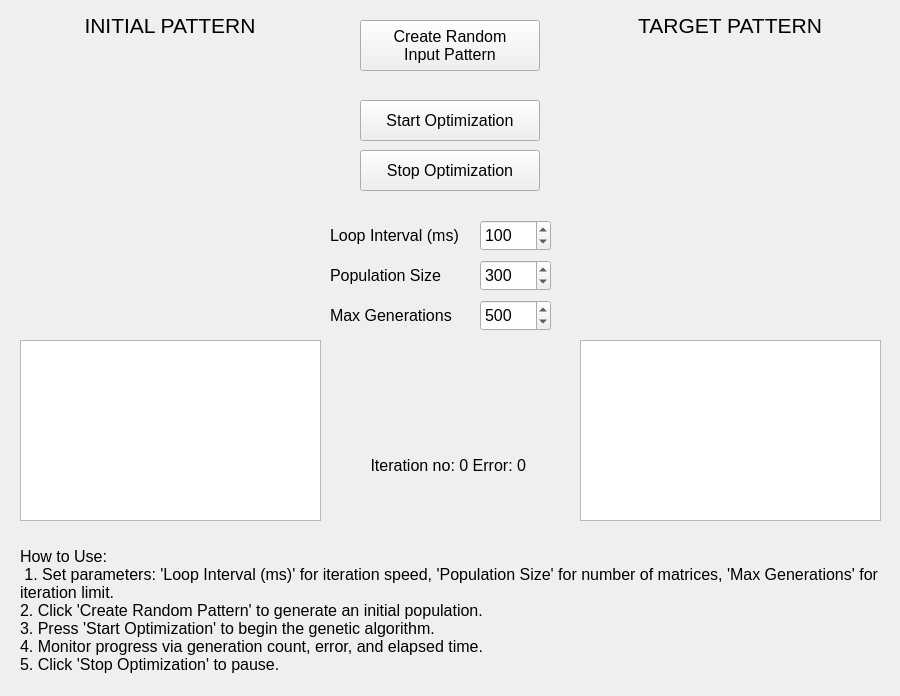
<?xml version="1.0" encoding="UTF-8"?>
<ui version="4.0">
 <class>MainWindow</class>
 <widget class="QMainWindow" name="MainWindow">
  <property name="geometry">
   <rect>
    <x>0</x>
    <y>0</y>
    <width>900</width>
    <height>696</height>
   </rect>
  </property>
  <property name="windowTitle">
   <string>MainWindow</string>
  </property>
  <widget class="QWidget" name="centralwidget">
   <widget class="QWidget" name="widgetRandomPattern" native="true">
    <property name="geometry">
     <rect>
      <x>20</x>
      <y>40</y>
      <width>300</width>
      <height>300</height>
     </rect>
    </property>
   </widget>
   <widget class="QPushButton" name="pushButton_create_random_pattern">
    <property name="geometry">
     <rect>
      <x>360</x>
      <y>20</y>
      <width>180</width>
      <height>51</height>
     </rect>
    </property>
    <property name="font">
     <font>
      <pointsize>12</pointsize>
     </font>
    </property>
    <property name="text">
     <string>Create Random
Input Pattern</string>
    </property>
   </widget>
   <widget class="QWidget" name="widgetFinalPattern" native="true">
    <property name="geometry">
     <rect>
      <x>580</x>
      <y>40</y>
      <width>300</width>
      <height>300</height>
     </rect>
    </property>
   </widget>
   <widget class="QTextEdit" name="textEditMatrix">
    <property name="geometry">
     <rect>
      <x>20</x>
      <y>340</y>
      <width>301</width>
      <height>181</height>
     </rect>
    </property>
    <property name="font">
     <font>
      <pointsize>10</pointsize>
     </font>
    </property>
   </widget>
   <widget class="QTextEdit" name="textEditFinalMatrix">
    <property name="geometry">
     <rect>
      <x>580</x>
      <y>340</y>
      <width>301</width>
      <height>181</height>
     </rect>
    </property>
    <property name="font">
     <font>
      <pointsize>10</pointsize>
     </font>
    </property>
   </widget>
   <widget class="QPushButton" name="pushButton_start_optimization">
    <property name="geometry">
     <rect>
      <x>360</x>
      <y>100</y>
      <width>180</width>
      <height>41</height>
     </rect>
    </property>
    <property name="font">
     <font>
      <pointsize>12</pointsize>
     </font>
    </property>
    <property name="text">
     <string>Start Optimization</string>
    </property>
   </widget>
   <widget class="QSpinBox" name="spinBoxTickInterval">
    <property name="geometry">
     <rect>
      <x>480</x>
      <y>220</y>
      <width>71</width>
      <height>31</height>
     </rect>
    </property>
    <property name="font">
     <font>
      <pointsize>12</pointsize>
     </font>
    </property>
    <property name="maximum">
     <number>1000</number>
    </property>
    <property name="value">
     <number>100</number>
    </property>
   </widget>
   <widget class="QPushButton" name="pushButton_stop_optimization">
    <property name="geometry">
     <rect>
      <x>360</x>
      <y>150</y>
      <width>180</width>
      <height>41</height>
     </rect>
    </property>
    <property name="font">
     <font>
      <pointsize>12</pointsize>
     </font>
    </property>
    <property name="text">
     <string>Stop Optimization</string>
    </property>
   </widget>
   <widget class="QLabel" name="label">
    <property name="geometry">
     <rect>
      <x>330</x>
      <y>220</y>
      <width>150</width>
      <height>31</height>
     </rect>
    </property>
    <property name="font">
     <font>
      <pointsize>12</pointsize>
     </font>
    </property>
    <property name="text">
     <string>Loop Interval (ms)</string>
    </property>
   </widget>
   <widget class="QLabel" name="label_2">
    <property name="geometry">
     <rect>
      <x>330</x>
      <y>260</y>
      <width>150</width>
      <height>31</height>
     </rect>
    </property>
    <property name="font">
     <font>
      <pointsize>12</pointsize>
     </font>
    </property>
    <property name="text">
     <string>Population Size</string>
    </property>
   </widget>
   <widget class="QSpinBox" name="spinBox_population_size">
    <property name="geometry">
     <rect>
      <x>480</x>
      <y>260</y>
      <width>71</width>
      <height>31</height>
     </rect>
    </property>
    <property name="font">
     <font>
      <pointsize>12</pointsize>
     </font>
    </property>
    <property name="minimum">
     <number>10</number>
    </property>
    <property name="maximum">
     <number>1000</number>
    </property>
    <property name="value">
     <number>300</number>
    </property>
   </widget>
   <widget class="QLabel" name="label_3">
    <property name="geometry">
     <rect>
      <x>330</x>
      <y>300</y>
      <width>150</width>
      <height>31</height>
     </rect>
    </property>
    <property name="font">
     <font>
      <pointsize>12</pointsize>
     </font>
    </property>
    <property name="text">
     <string>Max Generations</string>
    </property>
   </widget>
   <widget class="QSpinBox" name="spinBox_max_generations">
    <property name="geometry">
     <rect>
      <x>480</x>
      <y>300</y>
      <width>71</width>
      <height>31</height>
     </rect>
    </property>
    <property name="font">
     <font>
      <pointsize>12</pointsize>
     </font>
    </property>
    <property name="minimum">
     <number>10</number>
    </property>
    <property name="maximum">
     <number>10000</number>
    </property>
    <property name="value">
     <number>500</number>
    </property>
   </widget>
   <widget class="QLabel" name="label_4">
    <property name="geometry">
     <rect>
      <x>20</x>
      <y>10</y>
      <width>300</width>
      <height>30</height>
     </rect>
    </property>
    <property name="font">
     <font>
      <pointsize>16</pointsize>
      <bold>false</bold>
     </font>
    </property>
    <property name="text">
     <string>INITIAL PATTERN</string>
    </property>
    <property name="alignment">
     <set>Qt::AlignCenter</set>
    </property>
   </widget>
   <widget class="QLabel" name="label_5">
    <property name="geometry">
     <rect>
      <x>580</x>
      <y>10</y>
      <width>300</width>
      <height>30</height>
     </rect>
    </property>
    <property name="font">
     <font>
      <pointsize>16</pointsize>
      <bold>false</bold>
     </font>
    </property>
    <property name="text">
     <string>TARGET PATTERN</string>
    </property>
    <property name="alignment">
     <set>Qt::AlignCenter</set>
    </property>
   </widget>
   <widget class="QLabel" name="label_indicator">
    <property name="geometry">
     <rect>
      <x>330</x>
      <y>420</y>
      <width>241</width>
      <height>91</height>
     </rect>
    </property>
    <property name="font">
     <font>
      <pointsize>12</pointsize>
     </font>
    </property>
    <property name="text">
     <string>Iteration no: 0 Error: 0 </string>
    </property>
    <property name="alignment">
     <set>Qt::AlignCenter</set>
    </property>
   </widget>
   <widget class="QLabel" name="label_indicator_2">
    <property name="geometry">
     <rect>
      <x>20</x>
      <y>530</y>
      <width>861</width>
      <height>161</height>
     </rect>
    </property>
    <property name="font">
     <font>
      <pointsize>12</pointsize>
     </font>
    </property>
    <property name="text">
     <string>How to Use:
 1. Set parameters: 'Loop Interval (ms)' for iteration speed, 'Population Size' for number of matrices, 'Max Generations' for iteration limit. 
2. Click 'Create Random Pattern' to generate an initial population. 
3. Press 'Start Optimization' to begin the genetic algorithm. 
4. Monitor progress via generation count, error, and elapsed time. 
5. Click 'Stop Optimization' to pause.</string>
    </property>
    <property name="alignment">
     <set>Qt::AlignLeading|Qt::AlignLeft|Qt::AlignVCenter</set>
    </property>
    <property name="wordWrap">
     <bool>true</bool>
    </property>
   </widget>
  </widget>
 </widget>
 <resources/>
 <connections/>
</ui>
